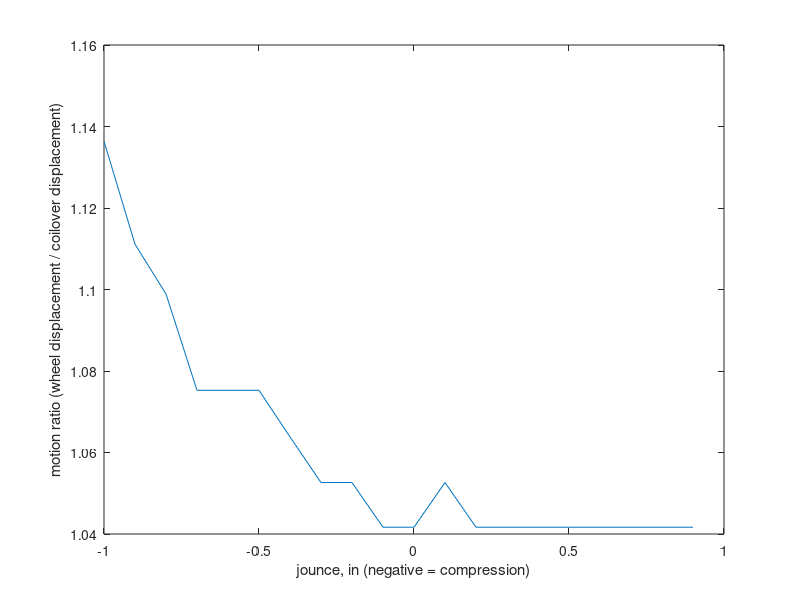

Write MATLAB code to recreate this figure.
clear;
coilover_lengths = [7.233,7.137,7.041,6.945,6.849,6.753,6.657,6.561,6.465,6.37,6.274,6.178,6.083,5.988,5.894,5.801,5.708,5.615,5.524,5.434,5.346];
jounce_vals = linspace(0.9,-1,20);

coilover_deltas = zeros(1,length(coilover_lengths)-1);

for i = 1:length(coilover_lengths)-1
    coilover_deltas(i) = coilover_lengths(i+1) - coilover_lengths(i);
end

% motion ratio = wheel displacement / coilover displacement

motion_ratios = (0.1./coilover_deltas).*-1;

% jounce_vals = flip(jounce_vals);
% motion_ratios = flip(motion_ratios);

% plot(flip(jounce_vals),flip(motion_ratios))
plot(jounce_vals,motion_ratios)
xlabel('jounce, in (negative = compression)');
ylabel('motion ratio (wheel displacement / coilover displacement)');